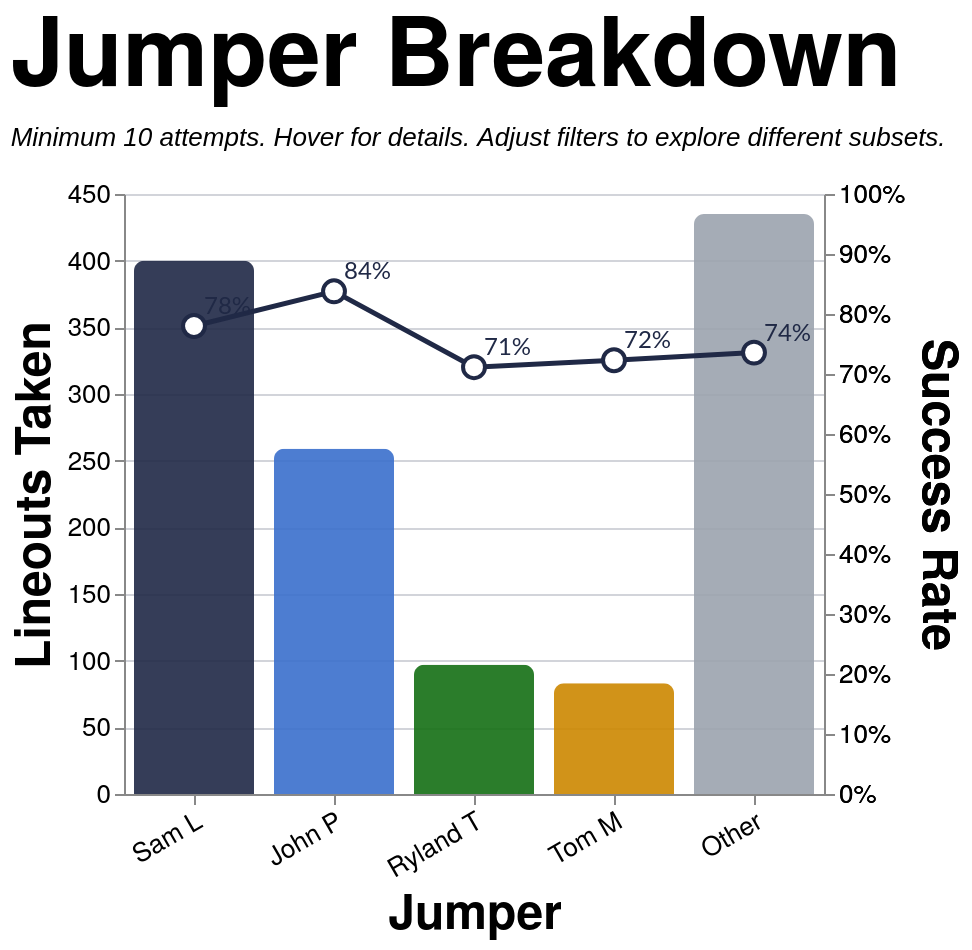

Vega-Lite specification stored for this chart:
### Vega-Lite specification from a JSON file in a GitHub repository (floating-point values rounded to 4 significant figures; data arrays with more than 128 entries replaced by an {"elided": "..."} marker saying what was removed)
{"config": {"axis": {"labelFont": "PT Sans Narrow, Helvetica Neue, Helvetica, Arial, sans-serif", "titleFont": "PT Sans Narrow, Helvetica Neue, Helvetica, Arial, sans-serif", "labelFontSize": 13, "titleFontSize": 24, "gridColor": "#202947", "gridOpacity": 0.2, "zindex": 1}, "text": {"font": "Lato, sans-serif"}, "bar": {"cornerRadiusEnd": 5}, "header": {"labelFont": "PT Sans Narrow, Helvetica Neue, Helvetica, Arial, sans-serif", "titleFont": "PT Sans Narrow, Helvetica Neue, Helvetica, Arial, sans-serif", "labelFontSize": 24, "titleFontSize": 28, "labelFontWeight": "bold", "orient": "left"}, "legend": {"labelFont": "PT Sans Narrow, Helvetica Neue, Helvetica, Arial, sans-serif", "titleFont": "PT Sans Narrow, Helvetica Neue, Helvetica, Arial, sans-serif", "labelFontSize": 14, "titleFontSize": 16, "titlePadding": 5, "fillColor": "white", "strokeColor": "black", "padding": 10, "titleFontWeight": "lighter", "titleFontStyle": "italic", "titleColor": "gray", "offset": 10}, "title": {"font": "PT Sans Narrow, Helvetica Neue, Helvetica, Arial, sans-serif", "fontSize": 48, "fontWeight": "bold", "anchor": "start", "align": "center", "titlePadding": 20, "subtitlePadding": 10, "subtitleFontSize": 13, "subtitleColor": "", "subtitleFontStyle": "italic", "offset": 15, "color": "black"}, "axisX": {"labelAngle": 0}, "facet": {"title": null, "header": null, "align": {"row": "each", "column": "each"}}, "resolve": {"scale": {"y": "independent", "facet": "independent"}}, "background": "transparent", "scale": {"offsetBandPaddingOuter": 0.2, "offsetBandPaddingInner": 0.1}, "view": {"stroke": null, "background": "transparent"}}, "layer": [{"mark": {"type": "bar", "opacity": 0.9, "size": 60}, "encoding": {"color": {"field": "jumper_tier", "legend": null, "scale": {"domain": ["Sam L", "John P", "Ryland T", "Tom M", "Other"], "range": ["#202946", "#3a6fcc", "#146f14", "#cc8800", "#9ca3af"]}, "type": "nominal"}, "stroke": {"value": "transparent"}, "tooltip": [{"field": "jumper_tier_name", "title": "Jumper", "type": "nominal"}, {"field": "attempts", "format": ",.0f", "title": "Attempts", "type": "quantitative"}, {"field": "won", "format": ",.0f", "title": "Won", "type": "quantitative"}, {"field": "success_rate", "format": ".1%", "title": "Success Rate", "type": "quantitative"}], "x": {"axis": {"labelAngle": -30}, "field": "jumper_tier", "sort": ["Sam L", "John P", "Ryland T", "Tom M", "Other"], "title": "Jumper", "type": "nominal"}, "y": {"field": "attempts", "title": "Lineouts Taken", "type": "quantitative"}}, "transform": [{"filter": "(loSquad == 'All' || datum.squad == loSquad) && (loSeason == 'All' || datum.season == loSeason) && (loGameType == 'All' || (loGameType == 'League + Cup' && (datum.game_type == 'League' || datum.game_type == 'Cup')) || (loGameType == 'League only' && datum.game_type == 'League') || datum.game_type == loGameType) && (loThrower == 'All' || datum.thrower == loThrower) && (loJumper == 'All' || datum.jumper == loJumper) && (loArea == 'All' || datum.area == loArea) && (loNumbers == 'All' || datum.numbers == loNumbers)"}, {"aggregate": [{"op": "count", "as": "attempts"}, {"op": "sum", "field": "won", "as": "won"}], "groupby": ["jumper_tier", "jumper_tier_name"]}, {"calculate": "datum.won / datum.attempts", "as": "success_rate"}]}, {"mark": {"type": "line", "point": {"fill": "white", "filled": false, "size": 120, "stroke": "#202946"}, "stroke": "#202946", "strokeWidth": 2.5}, "encoding": {"tooltip": [{"field": "jumper_tier_name", "title": "Jumper", "type": "nominal"}, {"field": "attempts", "format": ",.0f", "title": "Attempts", "type": "quantitative"}, {"field": "won", "format": ",.0f", "title": "Won", "type": "quantitative"}, {"field": "success_rate", "format": ".1%", "title": "Success Rate", "type": "quantitative"}], "x": {"axis": {"labelAngle": -30}, "field": "jumper_tier", "sort": ["Sam L", "John P", "Ryland T", "Tom M", "Other"], "title": "Jumper", "type": "nominal"}, "y": {"axis": {"format": "%"}, "field": "success_rate", "scale": {"domain": [0, 1]}, "title": "Success Rate", "type": "quantitative"}}, "transform": [{"filter": "(loSquad == 'All' || datum.squad == loSquad) && (loSeason == 'All' || datum.season == loSeason) && (loGameType == 'All' || (loGameType == 'League + Cup' && (datum.game_type == 'League' || datum.game_type == 'Cup')) || (loGameType == 'League only' && datum.game_type == 'League') || datum.game_type == loGameType) && (loThrower == 'All' || datum.thrower == loThrower) && (loJumper == 'All' || datum.jumper == loJumper) && (loArea == 'All' || datum.area == loArea) && (loNumbers == 'All' || datum.numbers == loNumbers)"}, {"aggregate": [{"op": "count", "as": "attempts"}, {"op": "sum", "field": "won", "as": "won"}], "groupby": ["jumper_tier", "jumper_tier_name"]}, {"calculate": "datum.won / datum.attempts", "as": "success_rate"}]}, {"mark": {"type": "text", "align": "left", "baseline": "middle", "color": "#202946", "dx": 5, "dy": -10, "fontSize": 12}, "encoding": {"text": {"field": "success_rate", "format": ".0%", "type": "quantitative"}, "x": {"axis": {"labelAngle": -30}, "field": "jumper_tier", "sort": ["Sam L", "John P", "Ryland T", "Tom M", "Other"], "title": "Jumper", "type": "nominal"}, "y": {"axis": {"format": "%"}, "field": "success_rate", "scale": {"domain": [0, 1]}, "title": "Success Rate", "type": "quantitative"}}, "transform": [{"filter": "(loSquad == 'All' || datum.squad == loSquad) && (loSeason == 'All' || datum.season == loSeason) && (loGameType == 'All' || (loGameType == 'League + Cup' && (datum.game_type == 'League' || datum.game_type == 'Cup')) || (loGameType == 'League only' && datum.game_type == 'League') || datum.game_type == loGameType) && (loThrower == 'All' || datum.thrower == loThrower) && (loJumper == 'All' || datum.jumper == loJumper) && (loArea == 'All' || datum.area == loArea) && (loNumbers == 'All' || datum.numbers == loNumbers)"}, {"aggregate": [{"op": "count", "as": "attempts"}, {"op": "sum", "field": "won", "as": "won"}], "groupby": ["jumper_tier", "jumper_tier_name"]}, {"calculate": "datum.won / datum.attempts", "as": "success_rate"}]}], "data": {"name": "data-ec977ef45ea1281c3356477437d73a54"}, "height": 300, "params": [{"name": "loSquad", "value": "All"}, {"name": "loSeason", "value": "All"}, {"name": "loGameType", "value": "All"}, {"name": "loThrower", "value": "All"}, {"name": "loJumper", "value": "All"}, {"name": "loArea", "value": "All"}, {"name": "loNumbers", "value": "All"}], "resolve": {"scale": {"y": "independent"}}, "title": {"text": "Jumper Breakdown", "subtitle": "Minimum 10 attempts. Hover for details. Adjust filters to explore different subsets."}, "width": {"step": 70}, "$schema": "https://vega.github.io/schema/vega-lite/v5.20.1.json", "datasets": {"data-ec977ef45ea1281c3356477437d73a54": {"elided": "1274 records"}}}
